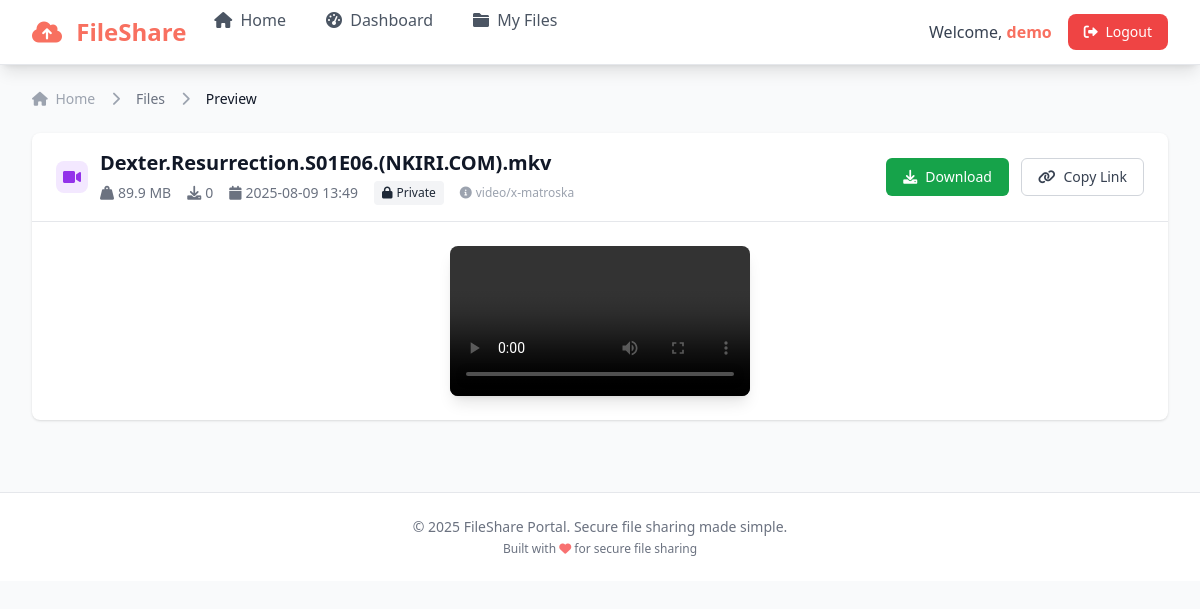
The page /files/preview/5cc951ec-3ba6-4f48-9514-33ded9d33c39 (signed in) on the database its author committed.
### app/db/models.py (models this page shows)
class User(Base):
    __tablename__ = "users"
    id = Column(Integer, primary_key=True, index=True)
    username = Column(String, unique=True, index=True, nullable=False)
    hashed_password = Column(String, nullable=False)
    is_active = Column(Boolean, default=True)
    created_at = Column(DateTime, default=datetime.utcnow)
    last_login = Column(DateTime)
    files = relationship("File", back_populates="owner")

class File(Base):
    __tablename__ = "files"
    id = Column(Integer, primary_key=True, index=True)
    file_id = Column(String, unique=True, index=True, nullable=False)
    filename = Column(String, nullable=False)
    original_filename = Column(String, nullable=False)
    path = Column(String, nullable=False)
    file_size = Column(BigInteger)
    content_type = Column(String)
    upload_time = Column(DateTime, default=datetime.utcnow)
    ttl = Column(Integer, default=0)  # 0 means no expiry
    download_count = Column(Integer, default=0)
    is_active = Column(Boolean, default=True)
    is_public = Column(Boolean, default=False)  # New field for public/private sharing
    owner_id = Column(Integer, ForeignKey("users.id"))
    owner = relationship("User", back_populates="files")

### app/api/routers/files.py (the view)
@router.get("/preview/{file_id}", response_class=HTMLResponse, name="preview_file")
async def preview_file(
    request: Request,
    file_id: str,
    db: Session = Depends(get_db),
    current_user: Optional[User] = Depends(get_current_user_optional)
):
    try:
        user_id = current_user.id if current_user else None
        preview = file_service.get_file_preview(db, file_id, user_id)
        return templates.TemplateResponse(
            "preview.html", {
                "request": request,
                "preview": preview,
                "user": current_user
            }
        )
    except HTTPException as e:
        return templates.TemplateResponse(
            "error.html", {
                "request": request,
                "error": e.detail,
                "user": current_user
            }
        )

### templates/preview.html (shortened to what this page needs)
{% extends "layout.html" %}
{% block content %}
<div class="px-4 sm:px-6 lg:px-0">
    <div class="mb-4 sm:mb-6">
        <nav class="flex" aria-label="Breadcrumb">
            <ol class="flex items-center space-x-2 sm:space-x-4 text-xs sm:text-sm">
                <li>
                    <div>
                        <a href="/" class="text-gray-400 hover:text-gray-500">
                            <i class="fas fa-home"></i>
                            <span class="sr-only sm:not-sr-only sm:ml-1">Home</span>
                        </a>
                    </div>
                </li>
                <li>
                    <div class="flex items-center">
                        <i class="fas fa-chevron-right text-gray-400 mr-2 sm:mr-4"></i>
                        <a href="/files" class="font-medium text-gray-500 hover:text-gray-700">Files</a>
                    </div>
                </li>
                <li>
                    <div class="flex items-center">
                        <i class="fas fa-chevron-right text-gray-400 mr-2 sm:mr-4"></i>
                        <span class="font-medium text-gray-900">Preview</span>
                    </div>
                </li>
            </ol>
        </nav>
    </div>
    <div class="bg-white shadow rounded-lg">
        <div class="px-4 sm:px-6 py-4 border-b border-gray-200">
            <div class="flex flex-col sm:flex-row sm:items-center sm:justify-between space-y-4 sm:space-y-0">
                <div class="flex items-start sm:items-center">
                    <div class="flex-shrink-0 mr-3">
                        {% if preview.preview_type == 'image' %}
                            <div class="h-8 w-8 bg-green-100 rounded-lg flex items-center justify-center">
                                <i class="fas fa-image text-green-600"></i>
                            </div>
                        {% elif preview.preview_type == 'pdf' %}
                            <div class="h-8 w-8 bg-red-100 rounded-lg flex items-center justify-center">
                                <i class="fas fa-file-pdf text-red-600"></i>
                            </div>
                        {% elif preview.preview_type == 'video' %}
                            <div class="h-8 w-8 bg-purple-100 rounded-lg flex items-center justify-center">
                                <i class="fas fa-video text-purple-600"></i>
                            </div>
                        {% elif preview.preview_type == 'audio' %}
                            <div class="h-8 w-8 bg-yellow-100 rounded-lg flex items-center justify-center">
                                <i class="fas fa-music text-yellow-600"></i>
                            </div>
                        {% elif preview.preview_type == 'archive' %}
                            <div class="h-8 w-8 bg-orange-100 rounded-lg flex items-center justify-center">
                                <i class="fas fa-file-archive text-orange-600"></i>
                            </div>
                        {% elif preview.preview_type == 'office' %}
                            <div class="h-8 w-8 bg-indigo-100 rounded-lg flex items-center justify-center">
                                <i class="fas fa-file-word text-indigo-600"></i>
                            </div>
                        {% else %}
                            <div class="h-8 w-8 bg-gray-100 rounded-lg flex items-center justify-center">
                                <i class="fas fa-file text-gray-600"></i>
                            </div>
                        {% endif %}
                    </div>
                    <div class="min-w-0">
                        <h1 class="text-lg sm:text-xl font-semibold text-gray-900 break-words">{{ preview.original_filename }}</h1>
                        <div class="flex flex-wrap items-center mt-1 text-xs sm:text-sm text-gray-500 gap-2 sm:gap-4">
                            <span class="inline-flex items-center">
                                <i class="fas fa-weight-hanging mr-1"></i>
                                {% if preview.file_size > 1024*1024 %}
                                    {{ "%.1f"|format(preview.file_size / (1024*1024)) }} MB
                                {% elif preview.file_size > 1024 %}
                                    {{ "%.1f"|format(preview.file_size / 1024) }} KB
                                {% else %}
                                    {{ preview.file_size }} B
                                {% endif %}
                            </span>
                            <span class="inline-flex items-center">
                                <i class="fas fa-download mr-1"></i>
                                {{ preview.download_count }}
                            </span>
                            <span class="inline-flex items-center">
                                <i class="fas fa-calendar mr-1"></i>
                                <span class="hidden sm:inline">{{ preview.upload_time.strftime('%Y-%m-%d %H:%M') }}</span>
                            </span>
                            <span>
                                {% if preview.is_public %}
                                    <span class="inline-flex items-center px-2 py-1 rounded text-xs font-medium bg-green-100 text-green-800">
                                        <i class="fas fa-globe mr-1"></i>Public
                                    </span>
                                {% else %}
                                    <span class="inline-flex items-center px-2 py-1 rounded text-xs font-medium bg-gray-100 text-gray-800">
                                        <i class="fas fa-lock mr-1"></i>Private
                                    </span>
                                {% endif %}
                            </span>
                            {% if preview.content_type %}
                                <span class="hidden sm:inline-flex items-center text-xs text-gray-400">
                                    <i class="fas fa-info-circle mr-1"></i>
                                    {{ preview.content_type }}
                                </span>
                            {% endif %}
                        </div>
                    </div>
                </div>
                <div class="flex flex-col sm:flex-row items-stretch sm:items-center space-y-2 sm:space-y-0 sm:space-x-3">
                    <a href="/files/download/{{ preview.file_id }}"
                       class="inline-flex items-center justify-center px-4 py-2 border border-transparent text-sm font-medium rounded-md text-white bg-green-600 hover:bg-green-700 transition-colors">
                        <i class="fas fa-download mr-2"></i>
                        Download
                    </a>
                    <button data-copy-url="{{ request.url_for('download_file', file_id=preview.file_id) }}"
                            onclick="copyToClipboard(this.dataset.copyUrl)"
                            class="inline-flex items-center justify-center px-4 py-2 border border-gray-300 text-sm font-medium rounded-md text-gray-700 bg-white hover:bg-gray-50 transition-colors">
                        <i class="fas fa-link mr-2"></i>
                        Copy Link
                    </button>
                </div>
            </div>
        </div>
        <div class="p-4 sm:p-6">
            {% if preview.can_preview %}
                {% if preview.preview_type == 'image' %}
                    <div class="text-center">
                        <img src="/files/download/{{ preview.file_id }}"
                             alt="{{ preview.original_filename }}"
                             class="max-w-full h-auto rounded-lg shadow-lg mx-auto"
                             style="max-height: 60vh; max-height: 80vh;">
                    </div>
                {% elif preview.preview_type == 'video' %}
                    <div class="text-center">
                        <video controls class="max-w-full h-auto rounded-lg shadow-lg mx-auto" style="max-height: 50vh; max-height: 70vh;">
                            <source src="/files/download/{{ preview.file_id }}" type="{{ preview.content_type }}">
                        </video>
                    </div>
                {% endif %}
            {% endif %}
        </div>
    </div>
</div>
{% endblock %}

### templates/layout.html (shortened to what this page needs)
<!DOCTYPE html>
<html lang="en" class="h-full">
<head>
    <script src="https://cdn.tailwindcss.com"></script>
    <link rel="stylesheet" href="https://cdnjs.cloudflare.com/ajax/libs/font-awesome/6.0.0/css/all.min.css">
</head>
<body class="h-full bg-gray-50">
    <nav class="bg-white shadow-lg border-b border-gray-200">
        <div class="max-w-7xl mx-auto px-4 sm:px-6 lg:px-8">
            <div class="flex justify-between h-16">
                <div class="flex">
                    <div class="flex-shrink-0 flex items-center">
                        <a href="/" class="text-xl lg:text-2xl font-bold text-primary hover:text-coral-dark transition-colors">
                            <i class="fas fa-cloud-upload-alt mr-2"></i>
                            <span class="hidden sm:inline">FileShare</span>
                        </a>
                    </div>
                    {% if user %}
                    <div class="hidden md:ml-6 md:flex md:space-x-8">
                        <a href="/" class="nav-link border-transparent text-gray-600 hover:text-primary whitespace-nowrap py-2 px-1 border-b-2 font-medium text-sm lg:text-base">
                            <i class="fas fa-home mr-1"></i> Home
                        </a>
                        <a href="/dashboard" class="nav-link border-transparent text-gray-600 hover:text-primary whitespace-nowrap py-2 px-1 border-b-2 font-medium text-sm lg:text-base">
                            <i class="fas fa-tachometer-alt mr-1"></i> Dashboard
                        </a>
                        <a href="/files" class="nav-link border-transparent text-gray-600 hover:text-primary whitespace-nowrap py-2 px-1 border-b-2 font-medium text-sm lg:text-base">
                            <i class="fas fa-folder mr-1"></i> My Files
                        </a>
                    </div>
                    {% endif %}
                </div>
                <div class="hidden md:ml-6 md:flex md:items-center space-x-4">
                    {% if user %}
                        <span class="text-gray-700 text-sm lg:text-base">Welcome, <strong class="text-primary">{{ user.username }}</strong></span>
                        <a href="/logout" class="bg-red-500 hover:bg-red-600 text-white px-3 lg:px-4 py-2 rounded-lg text-sm font-medium transition-all duration-200 hover:shadow-md">
                            <i class="fas fa-sign-out-alt mr-1"></i>
                            <span class="hidden lg:inline">Logout</span>
                        </a>
                    {% endif %}
                </div>
            </div>
        </div>
    </nav>
    <main class="max-w-7xl mx-auto py-4 lg:py-6 px-4 sm:px-6 lg:px-8">
        {% block content %}{% endblock %}
    </main>
    <footer class="bg-white border-t border-gray-200 mt-8 lg:mt-12">
        <div class="max-w-7xl mx-auto py-4 lg:py-6 px-4 sm:px-6 lg:px-8">
            <div class="text-center text-gray-500 text-xs sm:text-sm">
                <p>&copy; 2025 FileShare Portal. Secure file sharing made simple.</p>
                <p class="mt-1 text-xs">Built with <i class="fas fa-heart text-red-400"></i> for secure file sharing</p>
            </div>
        </div>
    </footer>
</body>
</html>

### templates/layout.html (style rules this page uses)
.nav-link { position: relative; transition: all 0.2s ease; }
.nav-link::after { content: ''; position: absolute; width: 0; height: 2px; bottom: -2px; left: 50%; background: #F87060; transition: all 0.3s ease; transform: translateX(-50%); }

### rows shown on the page
User: username "demo"
File: original_filename "Dexter.Resurrection.S01E06.(NKIRI.COM).mkv", preview.file_size/(1024*1024) "89.9", upload_time "2025-08-09 13:49", content_type "video/x-matroska"

### other values the page prints
{{ preview.download_count }} "0"
